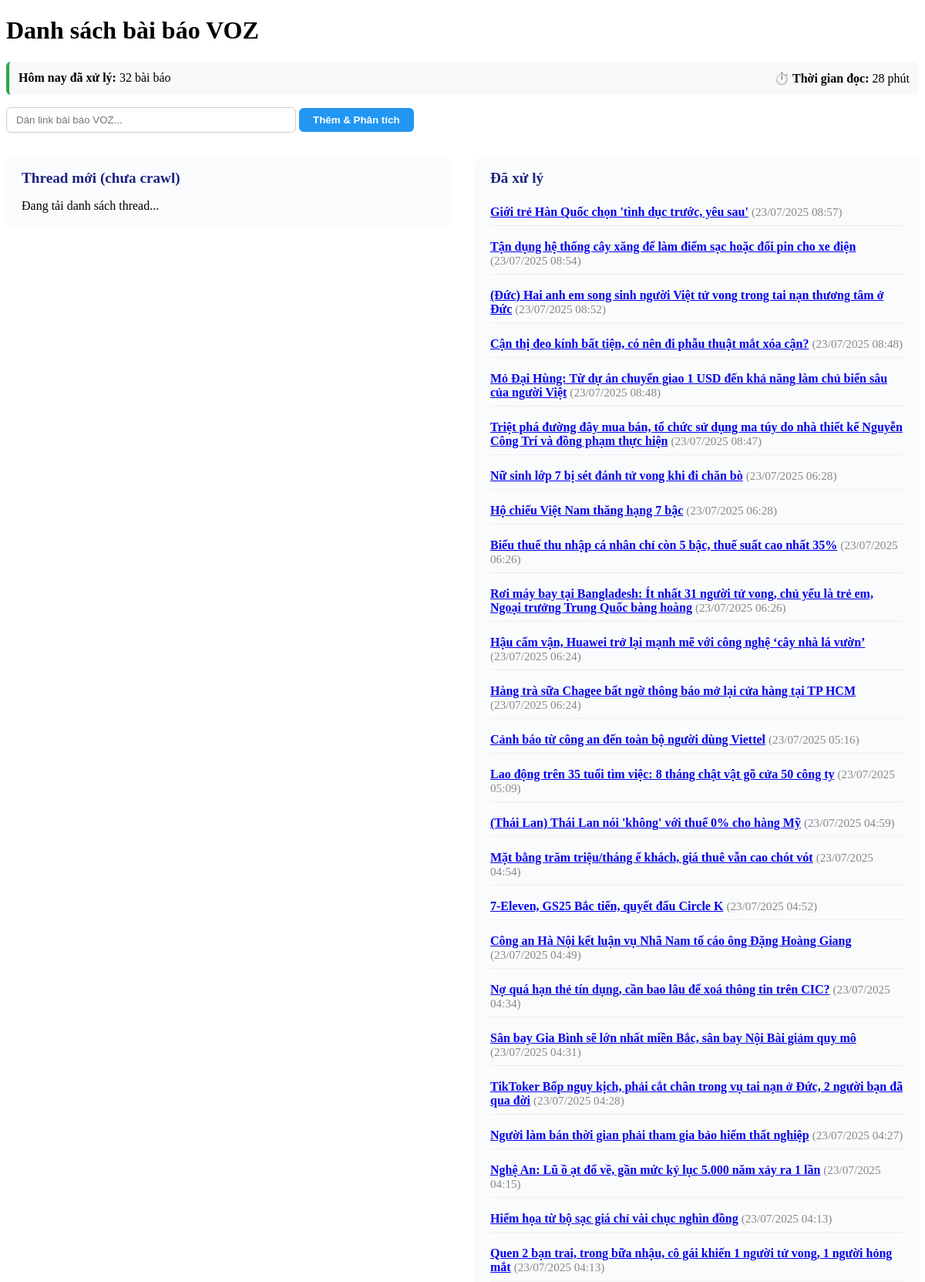
The page / (upper part) on the database its author committed.
### app.py (models this page shows)
class News(db.Model):
    id = db.Column(db.Integer, primary_key=True)
    url = db.Column(db.String(512), unique=True, nullable=False)
    title = db.Column(db.String(512))
    content = db.Column(db.Text)
    created_at = db.Column(db.DateTime, default=datetime.utcnow)
    comments = db.relationship('Comment', backref='news', lazy=True)
    ai_analysis = db.relationship('AIAnalysis', backref='news', uselist=False)

### app.py (the view)
@app.route('/')
def index():
    news_list = News.query.order_by(News.created_at.desc()).all()
    return render_template('index.html', news_list=news_list)

### templates/index.html (shortened to what this page needs)
<!DOCTYPE html>
<html lang="vi">
<head>
</head>
<body>
    <h1>Danh sách bài báo VOZ</h1>
    <div id="today-stats" style="margin-bottom: 1em; padding: 12px; background: #f8f9fa; border-radius: 6px; border-left: 4px solid #28a745;">
        <div style="display: flex; justify-content: space-between; align-items: center;">
            <div>
                <strong>Hôm nay đã xử lý:</strong>
                <span id="today-count">0</span> bài báo
            </div>
            <div>
                <strong>⏱️ Thời gian đọc:</strong>
                <span id="reading-time-display">0 phút</span>
            </div>
        </div>
    </div>
    <form method="post" action="{{ url_for('add_news') }}" style="margin-bottom: 2em;" id="add-news-form" onsubmit="submitAddNews(event)">
        <input type="url" name="news_url" id="news_url" placeholder="Dán link bài báo VOZ..." required style="width:350px;padding:8px 12px;border-radius:6px;border:1px solid #ccc;">
        <button id="add-news-btn" type="submit" style="padding:8px 18px;border-radius:6px;background:#2196f3;color:#fff;border:none;font-weight:bold;">Thêm & Phân tích</button>
    </form>
    <div id="thread-columns">
      <div id="thread-list-section">
        <h2>Thread mới (chưa crawl)</h2>
        <div id="thread-list-loading" style="display:none;">Đang tải danh sách thread...</div>
      </div>
      <div id="processed-list-section">
        <h2>Đã xử lý</h2>
        <ul id="processed-list">
          {% for news in news_list %}
            <li>
              <a href="{{ url_for('news_detail', news_id=news.id) }}"><b>{{ news.title }}</b></a>
              <span style="color:#888;font-size:0.95em;">({{ news.created_at.strftime('%d/%m/%Y %H:%M') }})</span>
            </li>
          {% else %}
            <li>Chưa có bài nào được xử lý.</li>
          {% endfor %}
        </ul>
      </div>
    </div>
</body>
</html>

### templates/index.html (style rules this page uses)
#thread-columns { display: flex; gap: 32px; align-items: flex-start; }
#thread-list-section, #processed-list-section { flex: 1 1 0; background: #fafbfc; border-radius: 8px; padding: 16px 20px; box-shadow: 0 1px 4px rgba(0,0,0,0.04); min-width: 320px; }
#thread-list-section h2, #processed-list-section h2 { margin-top: 0; font-size: 1.2em; color: #1a237e; }
#thread-list, #processed-list { list-style: none; padding: 0; margin: 0; }
#thread-list li, #processed-list li { margin-bottom: 10px; padding: 8px 0; border-bottom: 1px solid #eee; }

### rows shown on the page
News: title "Giới trẻ Hàn Quốc chọn 'tình dục trước, yêu sau'", created_at "23/07/2025 08:57"
News: title "Tận dụng hệ thống cây xăng để làm điểm sạc hoặc đổi pin cho xe điện", created_at "23/07/2025 08:54"
News: title "(Đức) Hai anh em song sinh người Việt tử vong trong tai nạn thương tâm ở Đức", created_at "23/07/2025 08:52"
News: title "Cận thị đeo kính bất tiện, có nên đi phẫu thuật mắt xóa cận?", created_at "23/07/2025 08:48"
News: title "Mỏ Đại Hùng: Từ dự án chuyển giao 1 USD đến khả năng làm chủ biển sâu của người Việt", created_at "23/07/2025 08:48"
News: title "Triệt phá đường đây mua bán, tổ chức sử dụng ma túy do nhà thiết kế Nguyễn Công Trí và đồng phạm thực hiện", created_at "23/07/2025 08:47"
News: title "Nữ sinh lớp 7 bị sét đánh tử vong khi đi chăn bò", created_at "23/07/2025 06:28"
News: title "Hộ chiếu Việt Nam thăng hạng 7 bậc", created_at "23/07/2025 06:28"
News: title "Biểu thuế thu nhập cá nhân chỉ còn 5 bậc, thuế suất cao nhất 35%", created_at "23/07/2025 06:26"
News: title "Rơi máy bay tại Bangladesh: Ít nhất 31 người tử vong, chủ yếu là trẻ em, Ngoại trưởng Trung Quốc bàng hoàng", created_at "23/07/2025 06:26"
News: title "Hậu cấm vận, Huawei trở lại mạnh mẽ với công nghệ ‘cây nhà lá vườn’", created_at "23/07/2025 06:24"
News: title "Hàng trà sữa Chagee bất ngờ thông báo mở lại cửa hàng tại TP HCM", created_at "23/07/2025 06:24"
News: title "Cảnh báo từ công an đến toàn bộ người dùng Viettel", created_at "23/07/2025 05:16"
News: title "Lao động trên 35 tuổi tìm việc: 8 tháng chật vật gõ cửa 50 công ty", created_at "23/07/2025 05:09"
News: title "(Thái Lan) Thái Lan nói 'không' với thuế 0% cho hàng Mỹ", created_at "23/07/2025 04:59"
News: title "Mặt bằng trăm triệu/tháng ế khách, giá thuê vẫn cao chót vót", created_at "23/07/2025 04:54"
News: title "7-Eleven, GS25 Bắc tiến, quyết đấu Circle K", created_at "23/07/2025 04:52"
News: title "Công an Hà Nội kết luận vụ Nhã Nam tố cáo ông Đặng Hoàng Giang", created_at "23/07/2025 04:49"
News: title "Nợ quá hạn thẻ tín dụng, cần bao lâu để xoá thông tin trên CIC?", created_at "23/07/2025 04:34"
News: title "Sân bay Gia Bình sẽ lớn nhất miền Bắc, sân bay Nội Bài giảm quy mô", created_at "23/07/2025 04:31"
News: title "TikToker Bốp nguy kịch, phải cắt chân trong vụ tai nạn ở Đức, 2 người bạn đã qua đời", created_at "23/07/2025 04:28"
News: title "Người làm bán thời gian phải tham gia bảo hiểm thất nghiệp", created_at "23/07/2025 04:27"
News: title "Nghệ An: Lũ ồ ạt đổ về, gần mức kỷ lục 5.000 năm xảy ra 1 lần", created_at "23/07/2025 04:15"
News: title "Hiểm họa từ bộ sạc giá chỉ vài chục nghìn đồng", created_at "23/07/2025 04:13"
News: title "Quen 2 bạn trai, trong bữa nhậu, cô gái khiến 1 người tử vong, 1 người hỏng mắt", created_at "23/07/2025 04:13"
